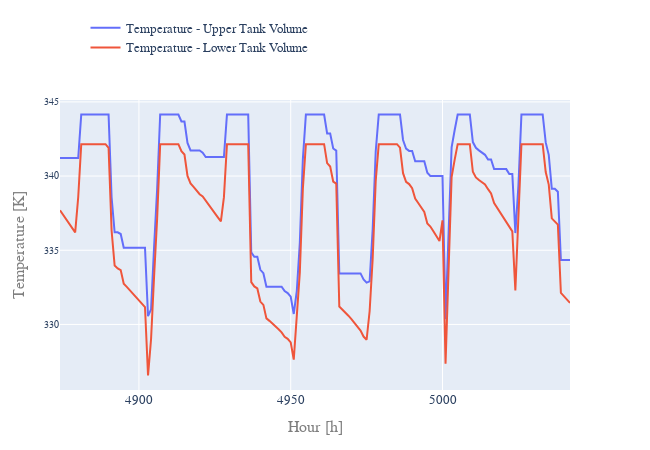

The notebook cell saved with this chart:
### Code cell
# title = 'Individual SWH New, Climate Zone ' + str(int(hot_cz))

fig = Plot(data_headers = [r['t_tank_up'], r['t_tank_low']], \
                 outpath = '', save_image = False, title = '', label_v = 'Temperature [K]',\
                 label_h = 'Hour [h]', legend = True, duration_curve = False, margin_l = m_l, margin_b = m_b,\
                 notebook_mode = True, width = w, height = h, fontsize = f, legend_x = 0.05, legend_y = 1.3).\
            series(ts_res_indiv_new_hot.loc[first_hour + 1 : last_hour + 1,\
                [r['t_tank_up'], r['t_tank_low']]], \
                 outfile = '', modes = 'lines')

### Figure 1 — Plotly figure (JSON) as saved in the notebook; plotly's stock layout.template omitted (floating-point values rounded to 4 significant figures; data arrays with more than 128 entries replaced by an {"elided": "..."} marker saying what was removed)
{"data": [{"mode": "lines", "name": "Temperature - Upper Tank Volume", "type": "scatter", "x": {"elided": "169 int values"}, "y": {"elided": "169 float values"}}, {"mode": "lines", "name": "Temperature - Lower Tank Volume", "type": "scatter", "x": {"elided": "169 int values"}, "y": {"elided": "169 float values"}}], "layout": {"font": {"family": "arial", "size": 16}, "height": 450, "legend": {"font": {"family": "arial", "size": 12.8}, "x": 0.05, "y": 1.3}, "margin": {"b": 60, "l": 60}, "showlegend": true, "title": {"font": {"family": "arial", "size": 16}, "text": ""}, "width": 650, "xaxis": {"tickfont": {"size": 12.8}, "title": {"font": {"color": "#7f7f7f", "size": 16}, "text": "Hour [h]"}}, "yaxis": {"tickfont": {"size": 9.6}, "title": {"font": {"color": "#7f7f7f", "size": 16}, "text": "Temperature [K]"}}}}
